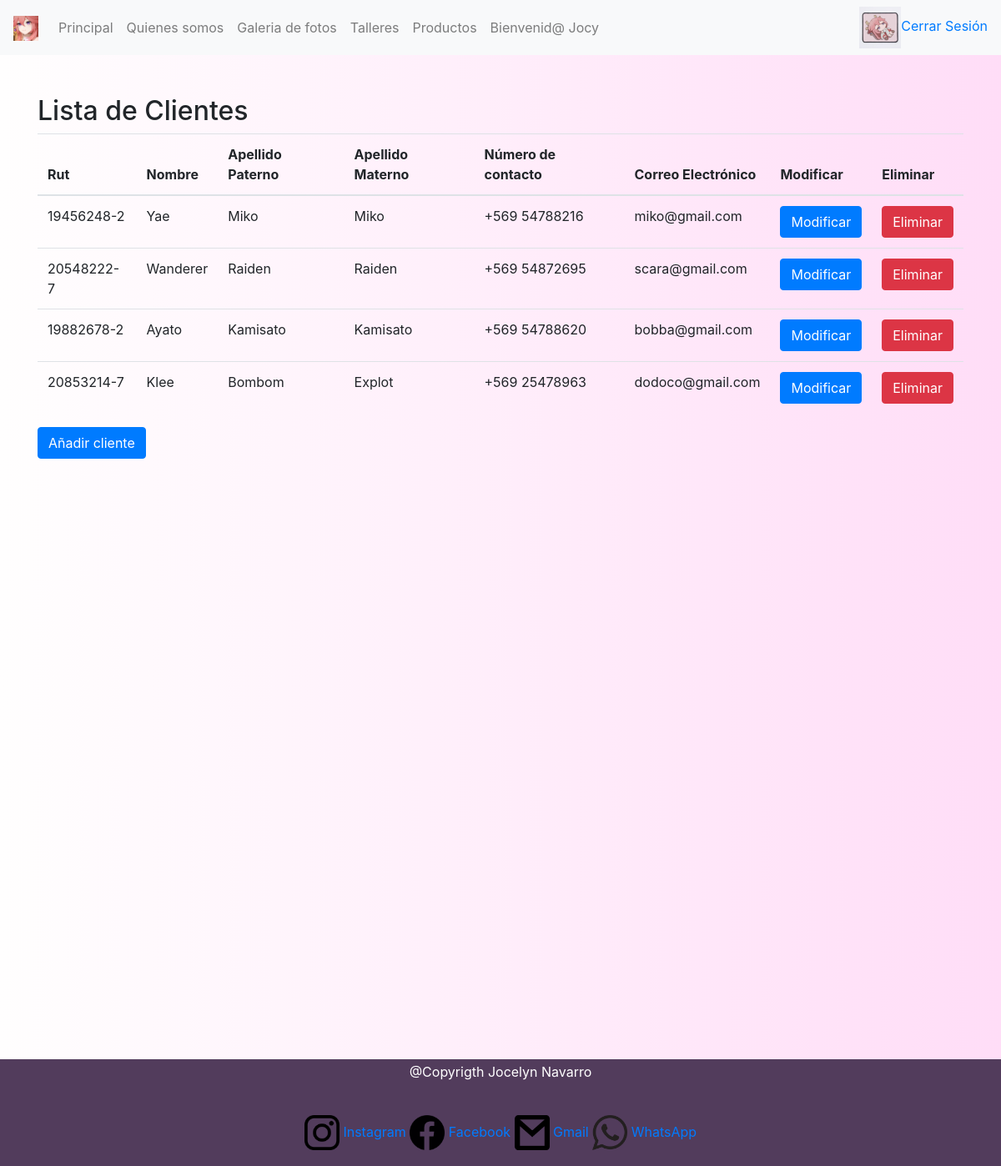
The app's page /clientes/ (signed in) with its own data.
### MikoShutofo/models.py (models this page shows, shortened)
class Datos(models.Model):
    rut=models.CharField(max_length=10, primary_key=True, verbose_name='Rut')
    nombre=models.CharField(max_length=20, verbose_name='Nombre')
    apellidoPat=models.CharField(max_length=20, verbose_name='Apellido paterno')
    apellidoMat=models.CharField(max_length=20, verbose_name='Apellido materno')
    contato=models.CharField(max_length=15, verbose_name='Número de contacto')
    correo=models.CharField(max_length=50, verbose_name='Correo Eletrónico')
    categoria=models.ForeignKey(TipoCliente, on_delete=models.CASCADE)

### MikoShutofo/views.py (the view)
# urls.py: path('clientes/', clientes, name="clientes"),
def clientes(request):
    datos = Datos.objects.all()
    datos={
        'gente':datos
    }
    return render(request, 'Clientes.html', datos)

### MikoShutofo/templates/Clientes.html (shortened to what this page needs)
<!DOCTYPE html>
<html lang="en">
<head>
    {% load static %}
    <link rel="stylesheet" type="text/css" href="{% static 'css/bootstrap.min.css' %}">
    <link rel="stylesheet" type="text/css" href="{% static 'Css/Estilos.css' %}">
</head>
<body class="color1">
    <nav class="navbar navbar-expand-sm navbar-light bg-light">
        <a class="navbar-brand" href="#">
            <img src="{% static 'Img/icon.png' %}" width="30px" height="30px">
        </a>
        <div class="collapse navbar-collapse" id="opciones">
            <ul class="navbar-nav">
                <li class="nav-item">
                    <a class="nav-link" href="{% url 'home' %}">Principal</a>
                </li>
                <li class="nav-item">
                    <a class="nav-link" href="{% url 'somos' %}">Quienes somos</a>
                </li>
                <li class="nav-item">
                    <a class="nav-link" href="{% url 'fotos' %}">Galeria de fotos</a>
                </li>
                <li class="nav-item">
                    <a class="nav-link" href="{% url 'taller' %}">Talleres</a>
                </li>
                <li class="nav-item">
                    <a class="nav-link" href="{% url 'pro' %}">Productos</a>
                </li>
                {% if user.is_authenticated %}
                    <li class="nav-item">
                        <a class="nav-link" href="#">Bienvenid@ {{user.username}}</a>
                    </li>
                {% endif %}
            </ul>
        </div>
        <div>
            {% if user.is_authenticated %}
                <a href="{% url 'logout' %}" id="userBookStop">
                     <img src="{% static 'Img/icono.jpg' %}" alt="MikoShutofo" width="50px">Cerrar Sesión
                </a>
            {% else %}
            <a href="{% url 'login' %}" id="userBookStop">
                <img src="{% static 'Img/icono.jpg' %}" alt="MikoShutofo" width="50px">Iniciar sesión
            </a>
            {% endif %}
        </div>
    </nav>
    <br><br>
    <div class="container">
        <h2>Lista de Clientes</h2>
        <table class="table">
            <thead>
                <tr>
                    <th>Rut</th>
                    <th>Nombre</th>
                    <th>Apellido Paterno</th>
                    <th>Apellido Materno</th>
                    <th>Número de contacto</th>
                    <th>Correo Electrónico</th>
                    <th>Modificar </th>
                    <th>Eliminar</th>
                </tr>
            </thead>
            <tbody>
                {% for cl in gente %}
                    <tr>
                        <td>{{cl.rut}}</td>
                        <td>{{cl.nombre}}</td>
                        <td>{{cl.apellidoPat}}</td>
                        <td>{{cl.apellidoMat}}</td>
                        <td>{{cl.contato}}</td>
                        <td>{{cl.correo}}</td>
                        {% if user.is_authenticated %}
                            <td><a href="{% url 'modificar' cl.rut %}" class="btn btn-primary">Modificar</a></td>
                            <td><a href="{% url 'eliminar' cl.rut %}" class="btn btn-danger">Eliminar</a></td>
                        {% else %}
                            <td><a href="#" class="btn btn-outline-primary">No tiene acceso para modificar</a></td>
                            <td><a href="#" class="btn btn-outline-danger">No tiene acceso para eliminar</a></td>
                        </tr>
                        {% endif %}
                    </tr>
                {% endfor%}
            </tbody>
        </table>
        {% if user.is_authenticated %}
            <a href="{% url 'crear' %}" class="btn btn-primary" target="_blank">Añadir cliente</a>
        {% else %}
            <a href="{% url 'home' %}" class="btn btn-success" target="_blank">Home</a>
        {% endif %}
    </div>
    <br><br><br><br><br><br><br><br><br><br><br><br><br><br><br><br><br><br><br><br><br><br><br><br><br><br><br><br><br><br>
    <footer>
        <p>@Copyrigth Jocelyn Navarro</p>
        <br>
        <p>
            <a href="https://www.instagram.com"><img src="{% static 'Img/Redes/int.png' %}" style="width:42px;height:42px;"> Instagram</a>
            <a href="https://www.facebook.com/"><img src="{% static 'Img/Redes/face.png' %}" style="width:42px;height:42px;"> Facebook</a>
            <a href="https://www.gmail.com"><img src="{% static 'Img/Redes/gm.png' %}" style="width:42px;height:42px;"> Gmail</a>
            <a href="https://web.whatsapp.com"><img src="{% static 'Img/Redes/wht.png' %}" style="width:42px;height:42px;"> WhatsApp</a>
        </p>
    </footer>
</body>
</html>

### MikoShutofo/static/css/Estilos.css (style rules this page uses)
.color1 { background-image: linear-gradient(to right, rgb(255, 254, 254) , rgb(255, 221, 247)); }
footer { text-align: center; padding: 3px; background-color: rgb(82, 60, 92); color: white; }

### records on screen
Datos: rut "19456248-2", nombre "Yae", apellidoPat "Miko", apellidoMat "Miko", contato "+569 54788216", correo "miko@gmail.com"
Datos: rut "20548222-7", nombre "Wanderer", apellidoPat "Raiden", apellidoMat "Raiden", contato "+569 54872695", correo "scara@gmail.com"
Datos: rut "19882678-2", nombre "Ayato", apellidoPat "Kamisato", apellidoMat "Kamisato", contato "+569 54788620", correo "bobba@gmail.com"
Datos: rut "20853214-7", nombre "Klee", apellidoPat "Bombom", apellidoMat "Explot", contato "+569 25478963", correo "dodoco@gmail.com"

### other values on screen
{{ user.username }} "Jocy"
